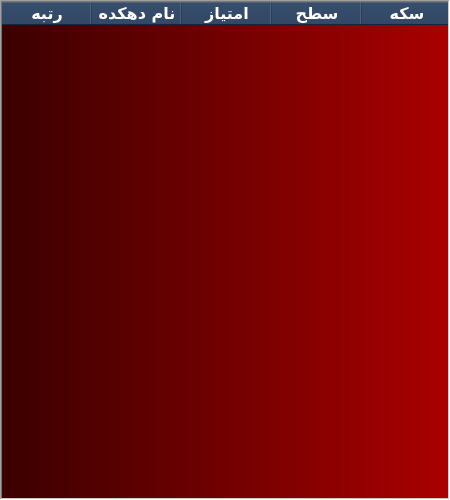
<?xml version="1.0" encoding="UTF-8"?>
<ui version="4.0">
 <class>Ranking</class>
 <widget class="QDialog" name="Ranking">
  <property name="geometry">
   <rect>
    <x>0</x>
    <y>0</y>
    <width>450</width>
    <height>500</height>
   </rect>
  </property>
  <property name="minimumSize">
   <size>
    <width>450</width>
    <height>500</height>
   </size>
  </property>
  <property name="maximumSize">
   <size>
    <width>450</width>
    <height>500</height>
   </size>
  </property>
  <property name="windowTitle">
   <string>Ranking</string>
  </property>
  <property name="windowIcon">
   <iconset resource="pic.qrc">
    <normaloff>:/tools/otherPic/icon.png</normaloff>:/tools/otherPic/icon.png</iconset>
  </property>
  <widget class="QTableWidget" name="tableWidget">
   <property name="geometry">
    <rect>
     <x>0</x>
     <y>0</y>
     <width>450</width>
     <height>500</height>
    </rect>
   </property>
   <property name="minimumSize">
    <size>
     <width>450</width>
     <height>500</height>
    </size>
   </property>
   <property name="maximumSize">
    <size>
     <width>450</width>
     <height>500</height>
    </size>
   </property>
   <property name="palette">
    <palette>
     <active>
      <colorrole role="WindowText">
       <brush brushstyle="SolidPattern">
        <color alpha="255">
         <red>255</red>
         <green>255</green>
         <blue>0</blue>
        </color>
       </brush>
      </colorrole>
      <colorrole role="Button">
       <brush brushstyle="LinearGradientPattern">
        <gradient startx="0.000000000000000" starty="0.000000000000000" endx="1.000000000000000" endy="0.000000000000000" type="LinearGradient" spread="ReflectSpread" coordinatemode="ObjectBoundingMode">
         <gradientstop position="0.000000000000000">
          <color alpha="255">
           <red>59</red>
           <green>0</green>
           <blue>0</blue>
          </color>
         </gradientstop>
         <gradientstop position="1.000000000000000">
          <color alpha="255">
           <red>170</red>
           <green>0</green>
           <blue>0</blue>
          </color>
         </gradientstop>
        </gradient>
       </brush>
      </colorrole>
      <colorrole role="Text">
       <brush brushstyle="SolidPattern">
        <color alpha="255">
         <red>255</red>
         <green>255</green>
         <blue>0</blue>
        </color>
       </brush>
      </colorrole>
      <colorrole role="ButtonText">
       <brush brushstyle="SolidPattern">
        <color alpha="255">
         <red>255</red>
         <green>255</green>
         <blue>0</blue>
        </color>
       </brush>
      </colorrole>
      <colorrole role="Base">
       <brush brushstyle="LinearGradientPattern">
        <gradient startx="0.000000000000000" starty="0.000000000000000" endx="1.000000000000000" endy="0.000000000000000" type="LinearGradient" spread="ReflectSpread" coordinatemode="ObjectBoundingMode">
         <gradientstop position="0.000000000000000">
          <color alpha="255">
           <red>59</red>
           <green>0</green>
           <blue>0</blue>
          </color>
         </gradientstop>
         <gradientstop position="1.000000000000000">
          <color alpha="255">
           <red>170</red>
           <green>0</green>
           <blue>0</blue>
          </color>
         </gradientstop>
        </gradient>
       </brush>
      </colorrole>
      <colorrole role="Window">
       <brush brushstyle="LinearGradientPattern">
        <gradient startx="0.000000000000000" starty="0.000000000000000" endx="1.000000000000000" endy="0.000000000000000" type="LinearGradient" spread="ReflectSpread" coordinatemode="ObjectBoundingMode">
         <gradientstop position="0.000000000000000">
          <color alpha="255">
           <red>59</red>
           <green>0</green>
           <blue>0</blue>
          </color>
         </gradientstop>
         <gradientstop position="1.000000000000000">
          <color alpha="255">
           <red>170</red>
           <green>0</green>
           <blue>0</blue>
          </color>
         </gradientstop>
        </gradient>
       </brush>
      </colorrole>
      <colorrole role="Highlight">
       <brush brushstyle="SolidPattern">
        <color alpha="255">
         <red>29</red>
         <green>53</green>
         <blue>87</blue>
        </color>
       </brush>
      </colorrole>
      <colorrole role="HighlightedText">
       <brush brushstyle="SolidPattern">
        <color alpha="255">
         <red>255</red>
         <green>255</green>
         <blue>0</blue>
        </color>
       </brush>
      </colorrole>
      <colorrole role="PlaceholderText">
       <brush brushstyle="NoBrush">
        <color alpha="128">
         <red>255</red>
         <green>255</green>
         <blue>0</blue>
        </color>
       </brush>
      </colorrole>
     </active>
     <inactive>
      <colorrole role="WindowText">
       <brush brushstyle="SolidPattern">
        <color alpha="255">
         <red>255</red>
         <green>255</green>
         <blue>0</blue>
        </color>
       </brush>
      </colorrole>
      <colorrole role="Button">
       <brush brushstyle="LinearGradientPattern">
        <gradient startx="0.000000000000000" starty="0.000000000000000" endx="1.000000000000000" endy="0.000000000000000" type="LinearGradient" spread="ReflectSpread" coordinatemode="ObjectBoundingMode">
         <gradientstop position="0.000000000000000">
          <color alpha="255">
           <red>59</red>
           <green>0</green>
           <blue>0</blue>
          </color>
         </gradientstop>
         <gradientstop position="1.000000000000000">
          <color alpha="255">
           <red>170</red>
           <green>0</green>
           <blue>0</blue>
          </color>
         </gradientstop>
        </gradient>
       </brush>
      </colorrole>
      <colorrole role="Text">
       <brush brushstyle="SolidPattern">
        <color alpha="255">
         <red>255</red>
         <green>255</green>
         <blue>0</blue>
        </color>
       </brush>
      </colorrole>
      <colorrole role="ButtonText">
       <brush brushstyle="SolidPattern">
        <color alpha="255">
         <red>255</red>
         <green>255</green>
         <blue>0</blue>
        </color>
       </brush>
      </colorrole>
      <colorrole role="Base">
       <brush brushstyle="LinearGradientPattern">
        <gradient startx="0.000000000000000" starty="0.000000000000000" endx="1.000000000000000" endy="0.000000000000000" type="LinearGradient" spread="ReflectSpread" coordinatemode="ObjectBoundingMode">
         <gradientstop position="0.000000000000000">
          <color alpha="255">
           <red>59</red>
           <green>0</green>
           <blue>0</blue>
          </color>
         </gradientstop>
         <gradientstop position="1.000000000000000">
          <color alpha="255">
           <red>170</red>
           <green>0</green>
           <blue>0</blue>
          </color>
         </gradientstop>
        </gradient>
       </brush>
      </colorrole>
      <colorrole role="Window">
       <brush brushstyle="LinearGradientPattern">
        <gradient startx="0.000000000000000" starty="0.000000000000000" endx="1.000000000000000" endy="0.000000000000000" type="LinearGradient" spread="ReflectSpread" coordinatemode="ObjectBoundingMode">
         <gradientstop position="0.000000000000000">
          <color alpha="255">
           <red>59</red>
           <green>0</green>
           <blue>0</blue>
          </color>
         </gradientstop>
         <gradientstop position="1.000000000000000">
          <color alpha="255">
           <red>170</red>
           <green>0</green>
           <blue>0</blue>
          </color>
         </gradientstop>
        </gradient>
       </brush>
      </colorrole>
      <colorrole role="Highlight">
       <brush brushstyle="SolidPattern">
        <color alpha="255">
         <red>29</red>
         <green>53</green>
         <blue>87</blue>
        </color>
       </brush>
      </colorrole>
      <colorrole role="HighlightedText">
       <brush brushstyle="SolidPattern">
        <color alpha="255">
         <red>255</red>
         <green>255</green>
         <blue>0</blue>
        </color>
       </brush>
      </colorrole>
      <colorrole role="PlaceholderText">
       <brush brushstyle="NoBrush">
        <color alpha="128">
         <red>255</red>
         <green>255</green>
         <blue>0</blue>
        </color>
       </brush>
      </colorrole>
     </inactive>
     <disabled>
      <colorrole role="WindowText">
       <brush brushstyle="SolidPattern">
        <color alpha="255">
         <red>255</red>
         <green>255</green>
         <blue>0</blue>
        </color>
       </brush>
      </colorrole>
      <colorrole role="Button">
       <brush brushstyle="LinearGradientPattern">
        <gradient startx="0.000000000000000" starty="0.000000000000000" endx="1.000000000000000" endy="0.000000000000000" type="LinearGradient" spread="ReflectSpread" coordinatemode="ObjectBoundingMode">
         <gradientstop position="0.000000000000000">
          <color alpha="255">
           <red>59</red>
           <green>0</green>
           <blue>0</blue>
          </color>
         </gradientstop>
         <gradientstop position="1.000000000000000">
          <color alpha="255">
           <red>170</red>
           <green>0</green>
           <blue>0</blue>
          </color>
         </gradientstop>
        </gradient>
       </brush>
      </colorrole>
      <colorrole role="Text">
       <brush brushstyle="SolidPattern">
        <color alpha="255">
         <red>255</red>
         <green>255</green>
         <blue>0</blue>
        </color>
       </brush>
      </colorrole>
      <colorrole role="ButtonText">
       <brush brushstyle="SolidPattern">
        <color alpha="255">
         <red>255</red>
         <green>255</green>
         <blue>0</blue>
        </color>
       </brush>
      </colorrole>
      <colorrole role="Base">
       <brush brushstyle="LinearGradientPattern">
        <gradient startx="0.000000000000000" starty="0.000000000000000" endx="1.000000000000000" endy="0.000000000000000" type="LinearGradient" spread="ReflectSpread" coordinatemode="ObjectBoundingMode">
         <gradientstop position="0.000000000000000">
          <color alpha="255">
           <red>59</red>
           <green>0</green>
           <blue>0</blue>
          </color>
         </gradientstop>
         <gradientstop position="1.000000000000000">
          <color alpha="255">
           <red>170</red>
           <green>0</green>
           <blue>0</blue>
          </color>
         </gradientstop>
        </gradient>
       </brush>
      </colorrole>
      <colorrole role="Window">
       <brush brushstyle="LinearGradientPattern">
        <gradient startx="0.000000000000000" starty="0.000000000000000" endx="1.000000000000000" endy="0.000000000000000" type="LinearGradient" spread="ReflectSpread" coordinatemode="ObjectBoundingMode">
         <gradientstop position="0.000000000000000">
          <color alpha="255">
           <red>59</red>
           <green>0</green>
           <blue>0</blue>
          </color>
         </gradientstop>
         <gradientstop position="1.000000000000000">
          <color alpha="255">
           <red>170</red>
           <green>0</green>
           <blue>0</blue>
          </color>
         </gradientstop>
        </gradient>
       </brush>
      </colorrole>
      <colorrole role="Highlight">
       <brush brushstyle="SolidPattern">
        <color alpha="255">
         <red>29</red>
         <green>53</green>
         <blue>87</blue>
        </color>
       </brush>
      </colorrole>
      <colorrole role="HighlightedText">
       <brush brushstyle="SolidPattern">
        <color alpha="255">
         <red>255</red>
         <green>255</green>
         <blue>0</blue>
        </color>
       </brush>
      </colorrole>
      <colorrole role="PlaceholderText">
       <brush brushstyle="NoBrush">
        <color alpha="128">
         <red>255</red>
         <green>255</green>
         <blue>0</blue>
        </color>
       </brush>
      </colorrole>
     </disabled>
    </palette>
   </property>
   <property name="font">
    <font>
     <family>Arial Rounded MT Bold</family>
     <pointsize>9</pointsize>
     <weight>50</weight>
     <bold>false</bold>
    </font>
   </property>
   <property name="focusPolicy">
    <enum>Qt::NoFocus</enum>
   </property>
   <property name="styleSheet">
    <string notr="true">QTableWidget
{
	background-color: qlineargradient(spread:reflect, x1:0, y1:0, x2:1, y2:0, stop:0 rgba(59, 0, 		    0, 255), stop:1 rgba(170, 0, 0, 255));
	color: rgb(255, 255, 0);
	selection-background-color: rgb(29, 53, 87);
	selection-color: rgb(255, 255, 0);
}
QHeaderView::section 
{
	background-color:rgb(29, 53, 87);
	color: rgb(255, 255, 255);
}</string>
   </property>
   <property name="frameShape">
    <enum>QFrame::WinPanel</enum>
   </property>
   <property name="horizontalScrollBarPolicy">
    <enum>Qt::ScrollBarAlwaysOff</enum>
   </property>
   <property name="editTriggers">
    <set>QAbstractItemView::NoEditTriggers</set>
   </property>
   <property name="tabKeyNavigation">
    <bool>true</bool>
   </property>
   <property name="alternatingRowColors">
    <bool>false</bool>
   </property>
   <property name="selectionMode">
    <enum>QAbstractItemView::NoSelection</enum>
   </property>
   <property name="selectionBehavior">
    <enum>QAbstractItemView::SelectRows</enum>
   </property>
   <property name="textElideMode">
    <enum>Qt::ElideRight</enum>
   </property>
   <property name="showGrid">
    <bool>true</bool>
   </property>
   <property name="gridStyle">
    <enum>Qt::DashDotLine</enum>
   </property>
   <property name="sortingEnabled">
    <bool>false</bool>
   </property>
   <property name="wordWrap">
    <bool>true</bool>
   </property>
   <property name="cornerButtonEnabled">
    <bool>false</bool>
   </property>
   <attribute name="horizontalHeaderCascadingSectionResizes">
    <bool>true</bool>
   </attribute>
   <attribute name="horizontalHeaderMinimumSectionSize">
    <number>90</number>
   </attribute>
   <attribute name="horizontalHeaderDefaultSectionSize">
    <number>90</number>
   </attribute>
   <attribute name="horizontalHeaderStretchLastSection">
    <bool>true</bool>
   </attribute>
   <attribute name="verticalHeaderVisible">
    <bool>false</bool>
   </attribute>
   <attribute name="verticalHeaderHighlightSections">
    <bool>false</bool>
   </attribute>
   <attribute name="verticalHeaderShowSortIndicator" stdset="0">
    <bool>false</bool>
   </attribute>
   <column>
    <property name="text">
     <string>رتبه</string>
    </property>
    <property name="font">
     <font>
      <family>B Koodak</family>
      <pointsize>12</pointsize>
      <weight>75</weight>
      <bold>true</bold>
     </font>
    </property>
   </column>
   <column>
    <property name="text">
     <string>نام دهکده</string>
    </property>
    <property name="font">
     <font>
      <family>B Koodak</family>
      <pointsize>12</pointsize>
      <weight>75</weight>
      <bold>true</bold>
     </font>
    </property>
   </column>
   <column>
    <property name="text">
     <string>امتیاز</string>
    </property>
    <property name="font">
     <font>
      <family>B Koodak</family>
      <pointsize>12</pointsize>
      <weight>75</weight>
      <bold>true</bold>
     </font>
    </property>
   </column>
   <column>
    <property name="text">
     <string>سطح</string>
    </property>
    <property name="font">
     <font>
      <family>B Koodak</family>
      <pointsize>12</pointsize>
      <weight>75</weight>
      <bold>true</bold>
     </font>
    </property>
   </column>
   <column>
    <property name="text">
     <string>سکه</string>
    </property>
    <property name="font">
     <font>
      <family>B Koodak</family>
      <pointsize>12</pointsize>
      <weight>75</weight>
      <bold>true</bold>
     </font>
    </property>
   </column>
  </widget>
  <widget class="QLabel" name="label">
   <property name="geometry">
    <rect>
     <x>40</x>
     <y>305</y>
     <width>371</width>
     <height>281</height>
    </rect>
   </property>
   <property name="text">
    <string/>
   </property>
   <property name="pixmap">
    <pixmap resource="pic.qrc">:/shop/otherPic/shop/background shop.png</pixmap>
   </property>
   <property name="scaledContents">
    <bool>true</bool>
   </property>
  </widget>
 </widget>
 <resources>
  <include location="pic.qrc"/>
 </resources>
 <connections/>
</ui>
